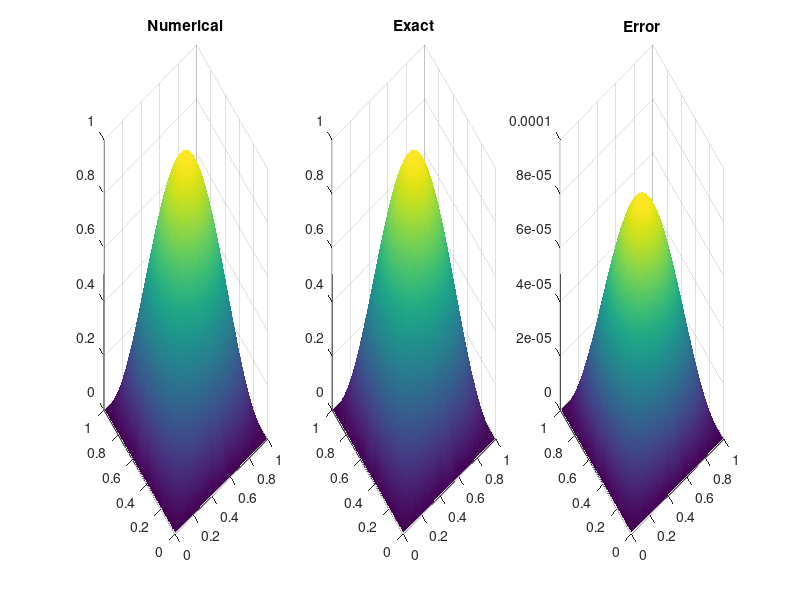
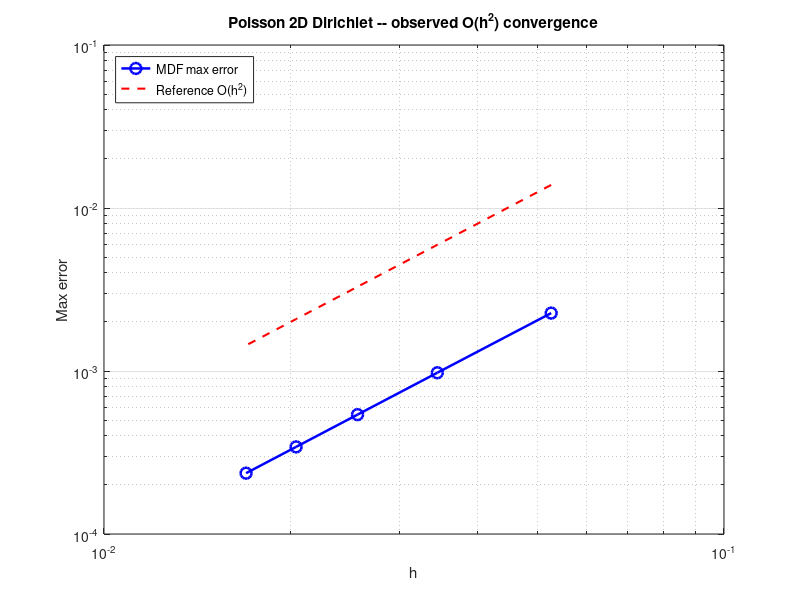

These charts were generated, in order, by the following MATLAB code:
%% 01_poisson_dirichlet_sparse.m
%  Solve  -Delta u = f  on (0,1)^2 with Dirichlet BC, using a sparse
%  5-point centred stencil and assembling A = (I (x) T + T (x) I)/h^2
%  with kron/spdiags. Compare with the exact reference
%  u(x,y) = sin(pi x) sin(pi y), f = -2 pi^2 sin(pi x) sin(pi y),
%  then run a mesh-refinement loop to demonstrate O(h^2) convergence.
%
%  (Derived from test3_poisson_Direclch.m)
%
%  Author : M. JANANE ALLAH (Medium Article 3, Validation)

clc; close all;

%% --- single-grid solve at N = 100 ----------------------------------------
N = 100;
h = 1/(N-1);
x = linspace(0, 1, N);
y = linspace(0, 1, N);
[X, Y] = meshgrid(x, y);

u_exact = sin(pi*X) .* sin(pi*Y);
f       = -2*pi^2 * sin(pi*X) .* sin(pi*Y);

% Sparse Laplacian on the interior n x n grid
n = N - 2;
e = ones(n,1);
T = spdiags([e -2*e e], [-1 0 1], n, n);
I = speye(n);
A = (kron(I,T) + kron(T,I)) / h^2;

% Interior right-hand side  (Dirichlet BC = 0 on boundary so no BC term to add)
F = f(2:N-1, 2:N-1);
b = F(:);

% Solve and reshape
u_int = A \ b;
u_num = zeros(N, N);
u_num(2:N-1, 2:N-1) = reshape(u_int, n, n);

% Quick error
err_max = max(abs(u_num(:) - u_exact(:)));
fprintf('Single-grid: N = %d, h = %.4f, max error = %.3e\n', N, h, err_max);

% Visual check
figure('Color', 'w', 'Position', [60 60 1200 350]);
subplot(1,3,1); surf(X, Y, u_num); shading interp; title('Numerical');
subplot(1,3,2); surf(X, Y, u_exact); shading interp; title('Exact');
subplot(1,3,3); surf(X, Y, abs(u_num - u_exact)); shading interp; title('Error');

%% --- mesh-refinement convergence study -----------------------------------
N_list = [20, 30, 40, 50, 60];
err_list = zeros(size(N_list));
h_list   = zeros(size(N_list));

for k = 1:numel(N_list)
    Nk = N_list(k);
    hk = 1/(Nk-1);
    [Xk, Yk] = meshgrid(linspace(0,1,Nk), linspace(0,1,Nk));
    fk = -2*pi^2 * sin(pi*Xk) .* sin(pi*Yk);
    uxk = sin(pi*Xk) .* sin(pi*Yk);
    nk  = Nk - 2;
    ek  = ones(nk,1);
    Tk  = spdiags([ek -2*ek ek], [-1 0 1], nk, nk);
    Ik  = speye(nk);
    Ak  = (kron(Ik,Tk) + kron(Tk,Ik)) / hk^2;
    Fk  = fk(2:Nk-1, 2:Nk-1);
    uk  = zeros(Nk, Nk);
    uk(2:Nk-1, 2:Nk-1) = reshape(Ak \ Fk(:), nk, nk);
    err_list(k) = max(abs(uk(:) - uxk(:)));
    h_list(k)   = hk;
end

% Numerical order estimator
orders = log(err_list(2:end) ./ err_list(1:end-1)) ./ ...
         log(h_list(2:end)   ./ h_list(1:end-1));

fprintf('\nConvergence table (Poisson 2D Dirichlet):\n');
fprintf('  N    h        err_max     order\n');
fprintf('  ---  -------  ----------  ------\n');
fprintf('  %-4d %.4f  %.3e    --\n', N_list(1), h_list(1), err_list(1));
for k = 2:numel(N_list)
    fprintf('  %-4d %.4f  %.3e    %.2f\n', ...
        N_list(k), h_list(k), err_list(k), orders(k-1));
end

% Convergence figure
figure('Color', 'w', 'Position', [120 60 700 500]);
loglog(h_list, err_list, 'bo-', 'LineWidth', 1.8, 'MarkerSize', 8, ...
       'DisplayName', 'MDF max error');
hold on; grid on; box on;
loglog(h_list, 5*h_list.^2, 'r--', 'LineWidth', 1.5, ...
       'DisplayName', 'Reference O(h^2)');
xlabel('h'); ylabel('Max error');
title('Poisson 2D Dirichlet -- observed O(h^2) convergence');
legend('Location', 'NorthWest');
